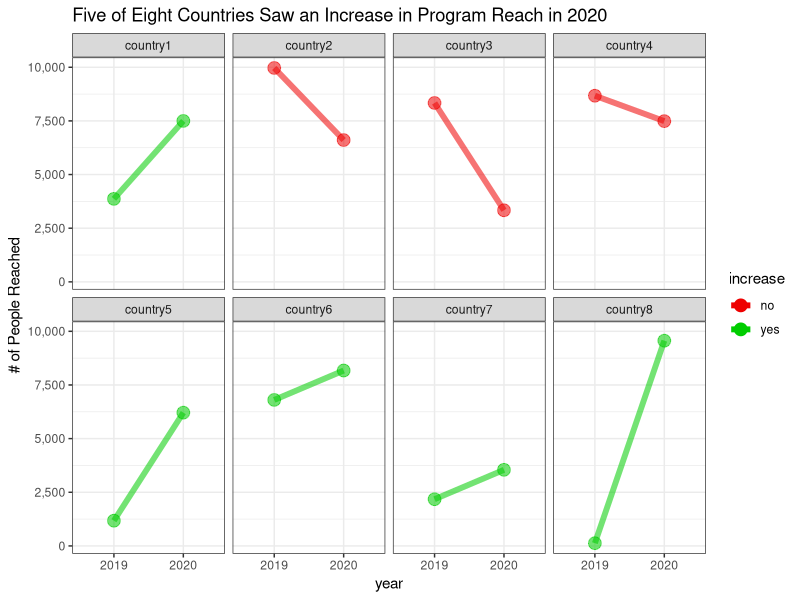

Generate this figure with R:
## ---- chunk 1
knitr::opts_chunk$set(echo = TRUE)
## ---- chunk 2

library(tidyverse)


## ---- chunk 3

set.seed(3232021)

country <- c(sprintf("country%01d", seq(1,8)))

tr_2019 <- sample(0:10000, 8, replace=TRUE)

tr_2020 <- sample(0:10000, 8, replace=TRUE)

tr <- data.frame(country, tr_2019, tr_2020)

## ---- chunk 4

tr_slope <- tr %>%
  mutate(increase = ifelse(tr$`tr_2020` > tr$`tr_2019`, "yes", "no")) %>%
  rename('2020' = tr_2020, '2019' = tr_2019) %>%
  gather(year, reach, 2:3) 


## ---- chunk 5

  ggplot(tr_slope, aes(x = year, y = reach, group = country)) +
    geom_line(aes(color = increase, alpha = 1),  size = 2) +
    geom_point(aes(color = increase, alpha = 1),  size = 4) +
    scale_alpha(guide = 'none') +
  facet_wrap(. ~ country, ncol = 4) +
    scale_color_manual(values=c("red2", "green3")) +
  theme(axis.text.x = element_text(size = 10, angle = 45, hjust = 1))+
  scale_y_continuous(labels = scales::comma) +
  ggtitle("Five of Eight Countries Saw an Increase in Program Reach in 2020") +
  theme(plot.title = element_text(hjust = 0.5, margin=margin(10,0,15,0))) +
  ylab("# of People Reached")+
  theme(axis.title.y = element_text(margin = margin(t = 0, r = 20, b = 0, l = 0)))+
  theme(axis.title.x = element_text(margin = margin(t = 10, r = 0, b = 10, l = 0))) +
   theme(panel.border     = element_blank()) +
  theme_bw()



